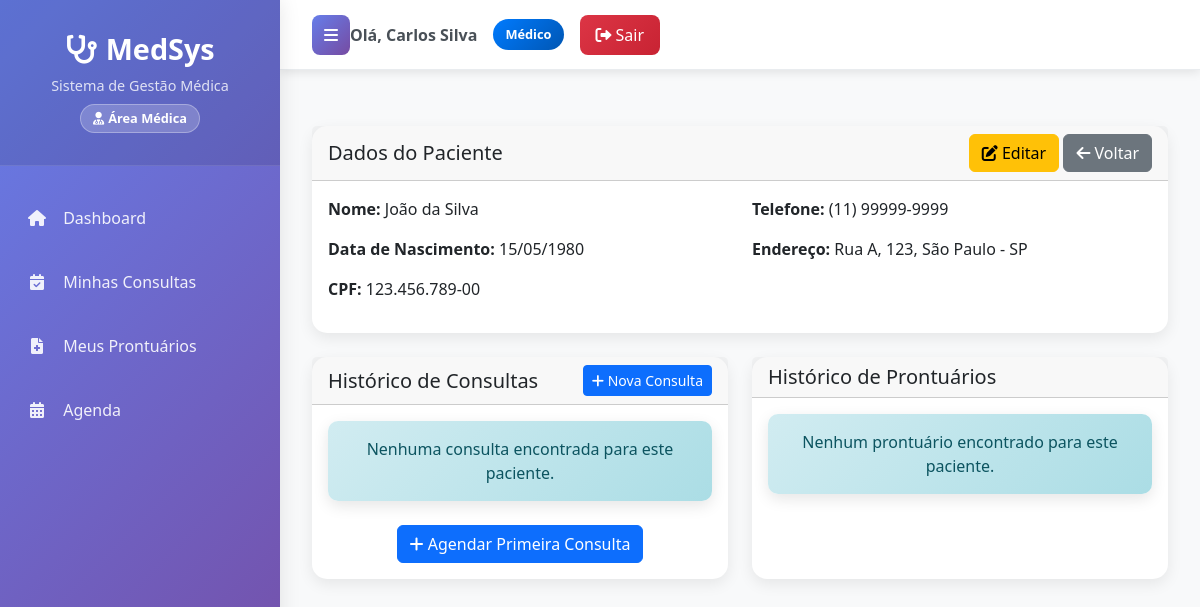
The app's page /pacientes/1/ (signed in), older data.
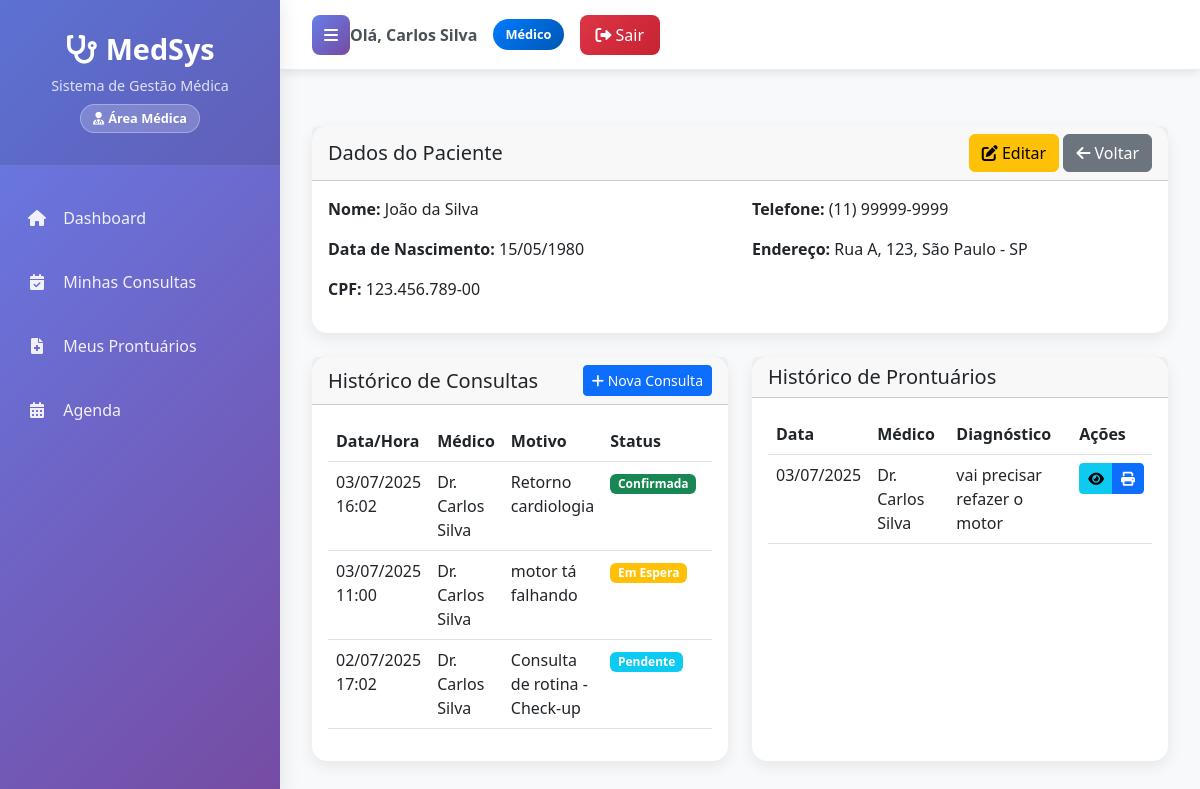
The same page, newer data.
### clinica/models.py (models this page shows, shortened)
class User(AbstractUser):
    USER_TYPE_CHOICES = [
        ('admin', 'Administrador'),
        ('medico', 'Médico'),
        ('recepcionista', 'Recepcionista'),
    ]
    user_type = models.CharField(max_length=20, choices=USER_TYPE_CHOICES, default='recepcionista')
    telefone = models.CharField(max_length=20, blank=True, null=True)

class Paciente(models.Model):
    nome = models.CharField(max_length=100)
    data_nascimento = models.DateField()
    cpf = models.CharField(max_length=14, unique=True)
    telefone = models.CharField(max_length=20)
    endereco = models.TextField()

class Consulta(models.Model):
    STATUS_CHOICES = [
        ('PENDENTE', 'Pendente'),
        ('CONFIRMADA', 'Confirmada'),
        ('CANCELADA', 'Cancelada'),
        ('ESPERA', 'Em Espera'),
        ('FINALIZADA', 'Finalizada'),
    ]
    paciente = models.ForeignKey(Paciente, on_delete=models.CASCADE)
    medico = models.ForeignKey(Medico, on_delete=models.SET_NULL, null=True)
    data = models.DateTimeField()
    motivo = models.TextField()
    concluida = models.BooleanField(default=False)
    status = models.CharField(max_length=10, choices=STATUS_CHOICES, default='PENDENTE')

class Medico(models.Model):
    user = models.OneToOneField(User, on_delete=models.CASCADE, related_name='medico_profile')
    nome = models.CharField(max_length=100)
    crm = models.CharField(max_length=20, unique=True)
    especialidade = models.ForeignKey(Especialidade, on_delete=models.SET_NULL, null=True)

class Prontuario(models.Model):
    consulta = models.OneToOneField(Consulta, on_delete=models.CASCADE)
    anotacoes = models.TextField()
    diagnostico = models.TextField()
    prescricao = models.TextField(blank=True)

### prontuario/views.py (the view, shortened to what this page needs)
# urls.py: path('pacientes/<int:paciente_id>/', views.visualizar_paciente, name='visualizar_paciente'),
@all_authenticated_required
def visualizar_paciente(request, paciente_id):
    paciente = get_object_or_404(Paciente, id=paciente_id)
    if request.user.user_type == 'medico':
        try:
            medico = request.user.medico_profile
            consultas = Consulta.objects.filter(
                paciente=paciente, medico=medico
            ).select_related('medico').order_by('-data')
            prontuarios = Prontuario.objects.filter(
                consulta__paciente=paciente, consulta__medico=medico
            ).select_related('consulta', 'consulta__medico').order_by('-consulta__data')
        except:
            consultas = Consulta.objects.none()
            prontuarios = Prontuario.objects.none()
    return render(request, 'pacientes/visualizar_paciente.html', {
        'paciente': paciente,
        'consultas': consultas,
        'prontuarios': prontuarios
    })

### templates/pacientes/visualizar_paciente.html (shortened to what this page needs)
{% extends 'layouts/base.html' %}
{% block content %}
<div class="row mt-4">
    <div class="col-12">
        <div class="card">
            <div class="card-header d-flex justify-content-between align-items-center">
                <h5 class="mb-0">Dados do Paciente</h5>
                <div>
                    <a href="{% url 'editar_paciente' paciente.id %}" class="btn btn-warning">
                        <i class="fas fa-edit"></i> Editar
                    </a>
                    <a href="{% url 'pacientes' %}" class="btn btn-secondary">
                        <i class="fas fa-arrow-left"></i> Voltar
                    </a>
                </div>
            </div>
            <div class="card-body">
                <div class="row">
                    <div class="col-md-6">
                        <p><strong>Nome:</strong> {{ paciente.nome }}</p>
                        <p><strong>Data de Nascimento:</strong> {{ paciente.data_nascimento|date:"d/m/Y" }}</p>
                        <p><strong>CPF:</strong> {{ paciente.cpf }}</p>
                    </div>
                    <div class="col-md-6">
                        <p><strong>Telefone:</strong> {{ paciente.telefone }}</p>
                        <p><strong>Endereço:</strong> {{ paciente.endereco }}</p>
                    </div>
                </div>
            </div>
        </div>
        <div class="row mt-4">
            <div class="col-md-6">
                <div class="card h-100">
                    <div class="card-header d-flex justify-content-between align-items-center">
                        <h5 class="mb-0">Histórico de Consultas</h5>
                        <a href="{% url 'cadastrar_consulta' %}" class="btn btn-sm btn-primary">
                            <i class="fas fa-plus"></i> Nova Consulta
                        </a>
                    </div>
                    <div class="card-body">
                        {% if consultas %}
                            <div class="table-responsive">
                                <table class="table table-hover">
                                    <thead>
                                        <tr>
                                            <th>Data/Hora</th>
                                            <th>Médico</th>
                                            <th>Motivo</th>
                                            <th>Status</th>
                                            <th>Ações</th>
                                        </tr>
                                    </thead>
                                    <tbody>
                                        {% for consulta in consultas %}
                                        <tr>
                                            <td>{{ consulta.data|date:"d/m/Y H:i" }}</td>
                                            <td>{{ consulta.medico.nome }}</td>
                                            <td>{{ consulta.motivo|truncatechars:30 }}</td>
                                            <td>
                                                <span class="badge {% if consulta.status == 'CONFIRMADA' %}bg-success{% elif consulta.status == 'CANCELADA' %}bg-danger{% elif consulta.status == 'ESPERA' %}bg-warning{% else %}bg-info{% endif %}">
                                                    {{ consulta.get_status_display }}
                                                </span>
                                            </td>
                                            <td>
                                            </td>
                                        </tr>
                                        {% endfor %}
                                    </tbody>
                                </table>
                            </div>
                        {% else %}
                            <div class="alert alert-info">
                                <p class="text-center mb-0">Nenhuma consulta encontrada para este paciente.</p>
                            </div>
                            <div class="text-center mt-3">
                                <a href="#" class="btn btn-primary">
                                    <i class="fas fa-plus"></i> Agendar Primeira Consulta
                                </a>
                            </div>
                        {% endif %}
                    </div>
                </div>
            </div>
            <div class="col-md-6">
                <div class="card h-100">
                    <div class="card-header">
                        <h5 class="mb-0">Histórico de Prontuários</h5>
                    </div>
                    <div class="card-body">
                        {% if prontuarios %}
                            <div class="table-responsive">
                                <table class="table table-hover">
                                    <thead>
                                        <tr>
                                            <th>Data</th>
                                            <th>Médico</th>
                                            <th>Diagnóstico</th>
                                            <th>Ações</th>
                                        </tr>
                                    </thead>
                                    <tbody>
                                        {% for prontuario in prontuarios %}
                                        <tr>
                                            <td>{{ prontuario.consulta.data|date:"d/m/Y" }}</td>
                                            <td>{{ prontuario.consulta.medico.nome }}</td>
                                            <td>{{ prontuario.diagnostico|truncatechars:30 }}</td>
                                            <td>
                                                <div class="btn-group">
                                                    <button type="button" class="btn btn-sm btn-info" data-bs-toggle="modal" data-bs-target="#modalProntuario{{ prontuario.id }}">
                                                        <i class="fas fa-eye"></i>
                                                    </button>
                                                    <a href="#" class="btn btn-sm btn-primary">
                                                        <i class="fas fa-print"></i>
                                                    </a>
                                                </div>
                                            </td>
                                        </tr>
                                        {% endfor %}
                                    </tbody>
                                </table>
                            </div>
                        {% else %}
                            <div class="alert alert-info">
                                <p class="text-center mb-0">Nenhum prontuário encontrado para este paciente.</p>
                            </div>
                        {% endif %}
                    </div>
                </div>
            </div>
        </div>
    </div>
</div>
{% endblock %}

### templates/layouts/base.html (shortened to what this page needs)
<!DOCTYPE html>
<html lang="pt-BR">
<head>
    <link href="https://cdn.jsdelivr.net/npm/bootstrap@5.3.0/dist/css/bootstrap.min.css" rel="stylesheet">
    <link href="https://cdnjs.cloudflare.com/ajax/libs/font-awesome/6.0.0/css/all.min.css" rel="stylesheet">
</head>
<body>
    <div class="wrapper">
        <nav id="sidebar">
            <div class="sidebar-header">
                <h3><i class="fas fa-stethoscope me-2"></i>MedSys</h3>
                <p>Sistema de Gestão Médica</p>
                {% if user.is_authenticated %}
                    <div class="user-type-badge">
                        {% if user.is_superuser or user.user_type == 'admin' %}
                            <i class="fas fa-user-shield me-1"></i>Administrador
                        {% elif user.user_type == 'medico' %}
                            <i class="fas fa-user-md me-1"></i>Área Médica
                        {% else %}
                            <i class="fas fa-user-cog me-1"></i>Recepção
                        {% endif %}
                    </div>
                {% endif %}
            </div>
            <ul class="list-unstyled components">
                <li {% if request.path == '/dashboard/' %}class="active"{% endif %}>
                    <a href="{% url 'dashboard' %}">
                        <i class="fas fa-home"></i> Dashboard
                    </a>
                </li>
                <li {% if 'consultas' in request.path %}class="active"{% endif %}>
                    <a href="{% url 'consultas' %}">
                        <i class="fas fa-calendar-check"></i>
                        {% if user.user_type == 'medico' %}Minhas Consultas{% else %}Consultas{% endif %}
                    </a>
                </li>
                {% if user.is_superuser or user.user_type == 'admin' or user.user_type == 'medico' %}
                <li {% if 'prontuarios' in request.path %}class="active"{% endif %}>
                    <a href="{% url 'prontuarios' %}">
                        <i class="fas fa-file-medical"></i>
                        {% if user.user_type == 'medico' %}Meus Prontuários{% else %}Prontuários{% endif %}
                    </a>
                </li>
                {% endif %}
                <li {% if 'agenda' in request.path %}class="active"{% endif %}>
                    <a href="{% url 'agenda' %}">
                        <i class="fas fa-calendar-alt"></i> Agenda
                    </a>
                </li>
            </ul>
        </nav>
        <div id="content">
            <nav class="navbar top-navbar">
                <div class="navbar-content">
                    <button type="button" id="sidebarCollapse">
                        <i class="fas fa-bars"></i>
                    </button>
                    {% if user.is_authenticated %}
                        <div class="user-info">
                            <span class="user-name">
                                Olá, <strong>{{ user.get_full_name|default:user.username }}</strong>
                            </span>
                            <span class="user-type-badge {% if user.is_superuser or user.user_type == 'admin' %}admin{% elif user.user_type == 'medico' %}medico{% else %}recepcionista{% endif %}">
                                {% if user.is_superuser or user.user_type == 'admin' %}
                                    Administrador
                                {% elif user.user_type == 'medico' %}
                                    Médico
                                {% else %}
                                    Recepcionista
                                {% endif %}
                            </span>
                            <a href="{% url 'logout_view' %}" class="btn-logout">
                                <i class="fas fa-sign-out-alt me-1"></i>Sair
                            </a>
                        </div>
                    {% endif %}
                </div>
            </nav>
            <div class="main-content">
                {% block content %}
                {% endblock %}
            </div>
        </div>
    </div>
</body>
</html>

Row changes from the older to the newer data that the page shows:
added Consulta: data "03/07/2025 16:02", medico.nome "Dr. Carlos Silva", motivo "Retorno cardiologia", status "Confirmada"
added Consulta: data "03/07/2025 11:00", medico.nome "Dr. Carlos Silva", motivo "motor tá falhando", status "Em Espera"
added Consulta: data "02/07/2025 17:02", medico.nome "Dr. Carlos Silva", motivo "Consulta de rotina - Check-up", status "Pendente"
added Prontuario: consulta.data "03/07/2025", consulta.medico.nome "Dr. Carlos Silva", diagnostico "vai precisar refazer o motor"
Text that changed along with them:
text no longer shown: "Nenhuma consulta encontrada para este paciente. Agendar Primeira Consulta Nenhum prontuário encontrado para este paciente."
text now shown: "Data/Hora Médico Motivo Status Data Médico Diagnóstico Ações"
